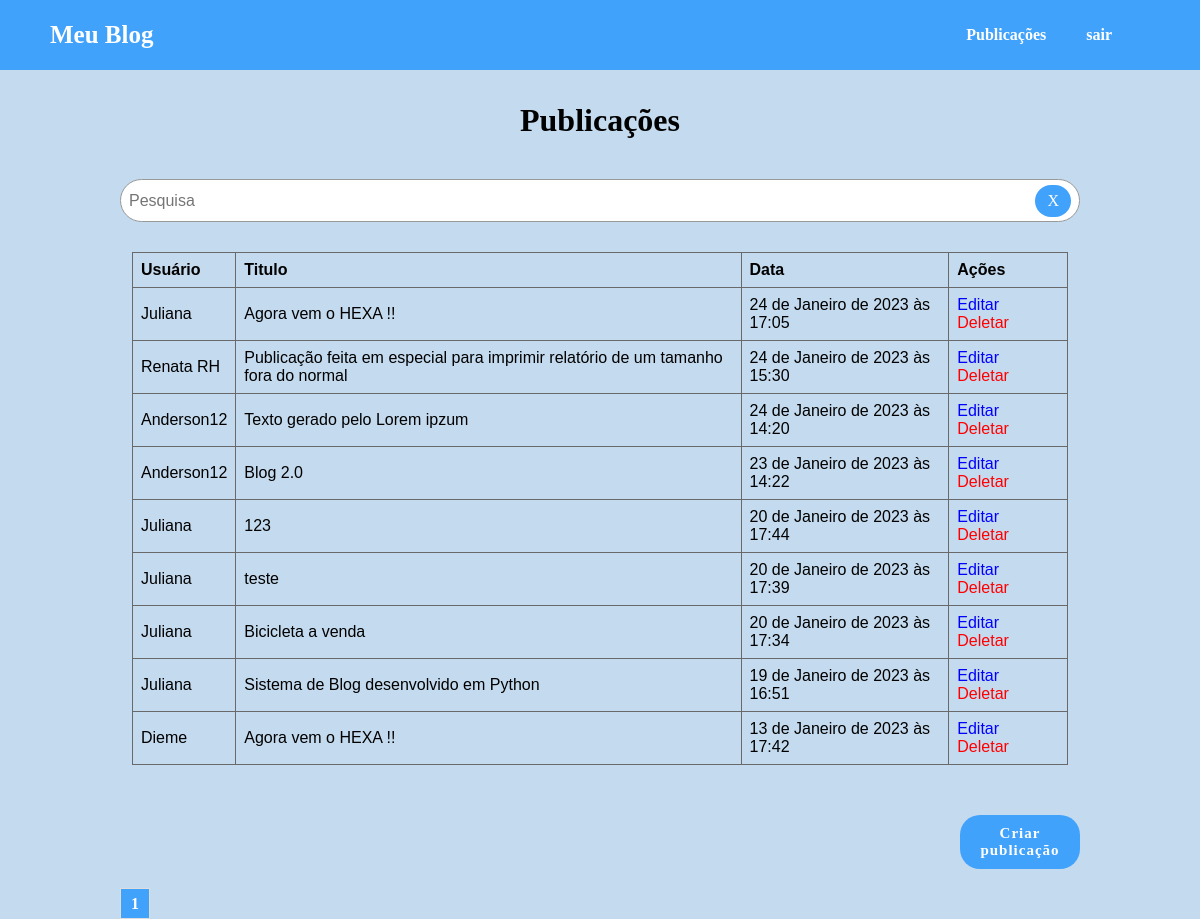
Page /post/ (signed in) on the earlier database version.
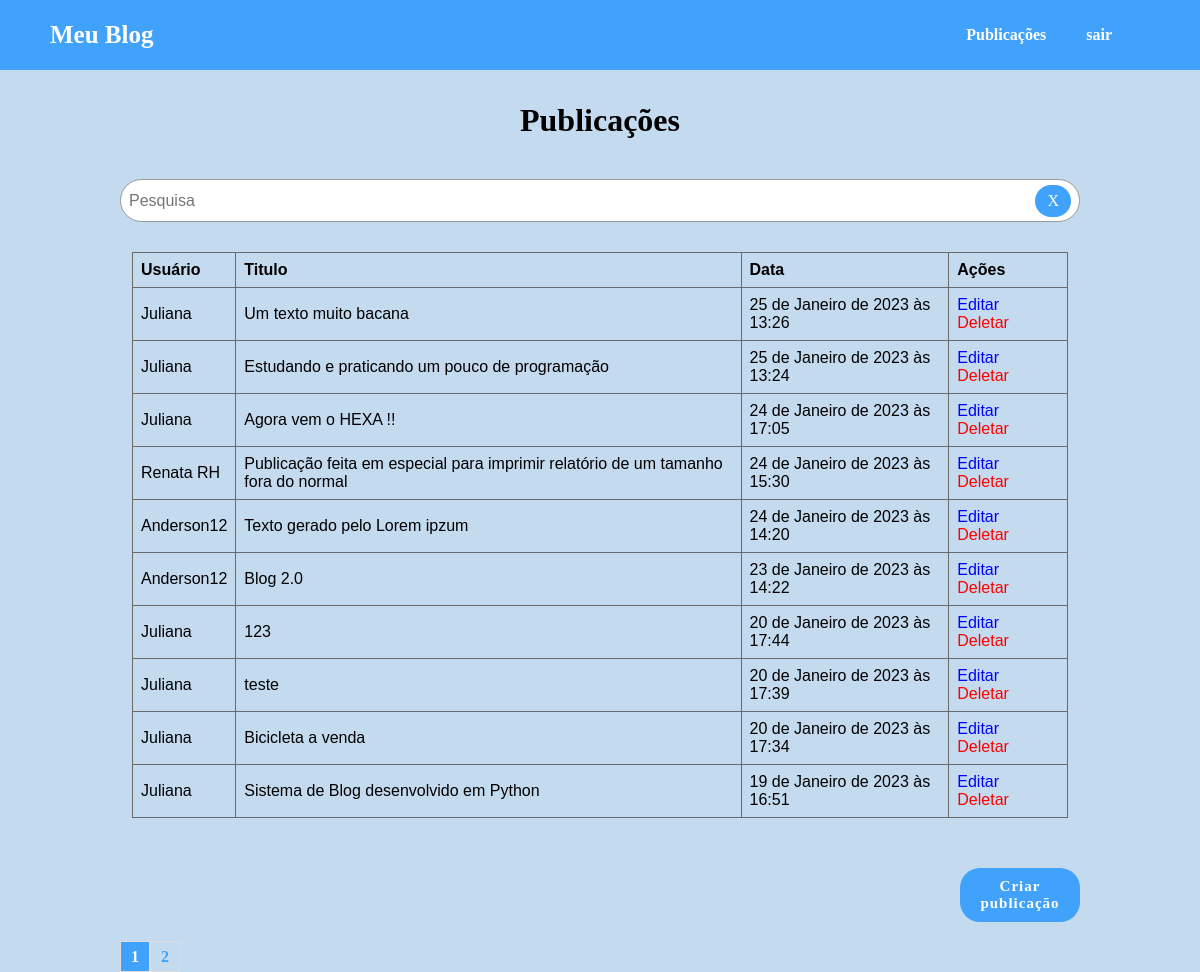
Same page on the later database version.
### accounts/models.py (models this page shows, shortened)
class Post(models.Model):
    categoria = models.ForeignKey(Categoria, on_delete=models.CASCADE, related_name='categoria')
    autor = models.ForeignKey(Usuario, on_delete=models.CASCADE)
    titulo = models.CharField(max_length=255)
    publicacao = models.CharField(max_length=1000)
    date_create = models.DateTimeField(default=timezone.now)

class Usuario(models.Model):
    choices = [('AD', 'Administrador'), ('AU', 'Autor'),('CO', 'Comum')]
    nome_autor = models.CharField(max_length=100)
    sobrenome = models.CharField(max_length=100, blank=True)
    usuario = models.CharField(max_length=100)
    data_nascimento = models.DateField(blank=True, null=True)
    date_create = models.DateTimeField(default=timezone.now)
    senha = models.CharField(max_length=100)
    tipo = models.CharField(max_length=30, choices=choices, default='CO')
    def __str__(self):
        return self.nome_autor

### post/views.py (the view)
# urls.py: path('post/', include('post.urls')),
def post(request):
    usuario_id = request.session['usuario_id']
    usuario_name = request.session['usuario_name']
    usuario_tipo = request.session['usuario_tipo']
    post = Post.objects.order_by('-date_create')
    paginator = Paginator(post,10)
    page_number = request.GET.get('page')
    post = paginator.get_page(page_number)
    return render(request, 'post/post.html',{
        'posts': post,
        'usuario_id':usuario_id,
        'usuario_name':usuario_name,
        'usuario_tipo':usuario_tipo,
    })

### post/templates/post/post.html (shortened to what this page needs)
{% extends 'base.html' %}
{% block conteudo %}
<div class="main_posts">
    <h1>Publicações</h1>
    <div class="box_search">
        <form action="{% url 'search' %}" method="GET">
            <input type="text" name="termo" id="termo" value="{{ request.GET.termo }}" placeholder="Pesquisa">
            <a href="{% url 'post' %}" title="Resetar Pesquisa">X</a>
        </form>
    </div>
    <div class="post">
        <table>
            <thead>
                <th>Usuário</th>
                <th>Titulo</th>
                <th>Data</th>
                {% if usuario_tipo == 'AU' %}
                <th>Ações</th>
                {% endif %}
            </thead>
            {% for post in posts %}
            <tbody>
                <tr>
                    <td onclick="redirect('{{ post.id }}')">{{ post.autor }}</td>
                    <td onclick="redirect('{{ post.id }}')">{{ post.titulo }}</td>
                    <td onclick="redirect('{{ post.id }}')">{{ post.date_create }}</td>
                    {% if usuario_tipo == 'AU' %}
                    <td>
                        <a class="button_post_update" href="{% url 'post_update' post.id %}" title="Editar publicação">
                            Editar
                        </a>
                        <a class="button_post_delete" href="{% url 'post_verified' post.id %}">Deletar</a>
                    </td>
                    {% endif %}
                </tr>
            </tbody>
            {% endfor %}
        </table>
    </div>
    {% if usuario_tipo == 'AU' %}
    <div class="button_categorias">
        <a class="button_confirm" href="{% url 'post_create' %}">Criar publicação</a>
    </div>
    {% endif %}
    <div class="footer_paginator">
        {% for pagina in posts.paginator.page_range %}
        {% if posts.number == pagina %}
        <div class="page_select">
            <a href="?page={{ pagina }}">{{ pagina }}</a>
        </div>
        {% else %}
        <div>
            <a href="?page={{ pagina }}">{{ pagina }}</a>
        </div>
        {% endif %}
        {% endfor %}
    </div>
</div>
{%endblock%}

### templates/base.html (shortened to what this page needs)
{% load static %}
<!DOCTYPE html>
<html lang="pt-br">
<head>
    {% include './static/vendor/partials/_head.html'%}
</head>
<body>
    {% include './static/vendor/partials/_nav.html'%}
    <div class="container_main">
        <div class="container">
            {% block conteudo %}
            {% endblock %}
        </div>
    </div>
</body>
</html>

### templates/static/vendor/partials/_head.html (shortened to what this page needs)
{% load static %}
<link rel="stylesheet" href="{% static 'vendor/css/style.css' %}">

### templates/static/vendor/partials/_nav.html (shortened to what this page needs)
{% load static %}
{% if usuario_id %}
    <div class="container_nav">
        <div class="nav_title">
            <a class="link_logo" href="{% url 'post' %}">Meu Blog</a>
        </div>
        <div class="nav_links">
            <a href="{% url 'post' %}">Publicações</a>
            <a href="{% url 'logout' %}">sair</a>
        </div>
    </div>
{% else %}
    {% url 'login' %}
{% endif %}

Differences in the rows shown:
no longer on this page (row unchanged): Post: autor "Dieme", titulo "Agora vem o HEXA !!", date_create "13 de Janeiro de 2023 às 17:42"
added Post: autor "Juliana", titulo "Um texto muito bacana", date_create "25 de Janeiro de 2023 às 13:26"
added Post: autor "Juliana", titulo "Estudando e praticando um pouco de programação", date_create "25 de Janeiro de 2023 às 13:24"
Other differences:
new list line: "2"
